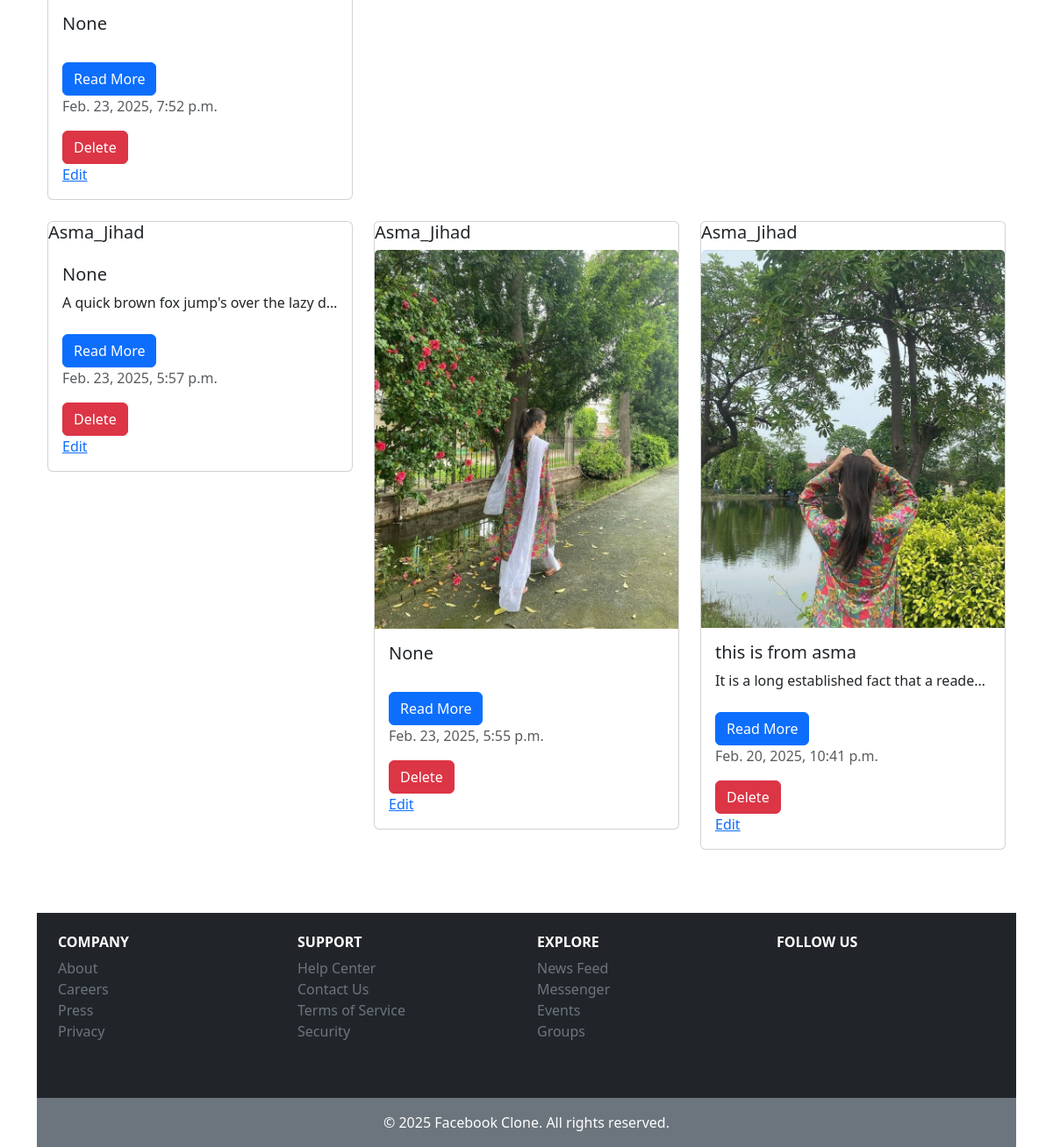
Before: /feed/Profile/ (signed in, lower part) with the older database file.
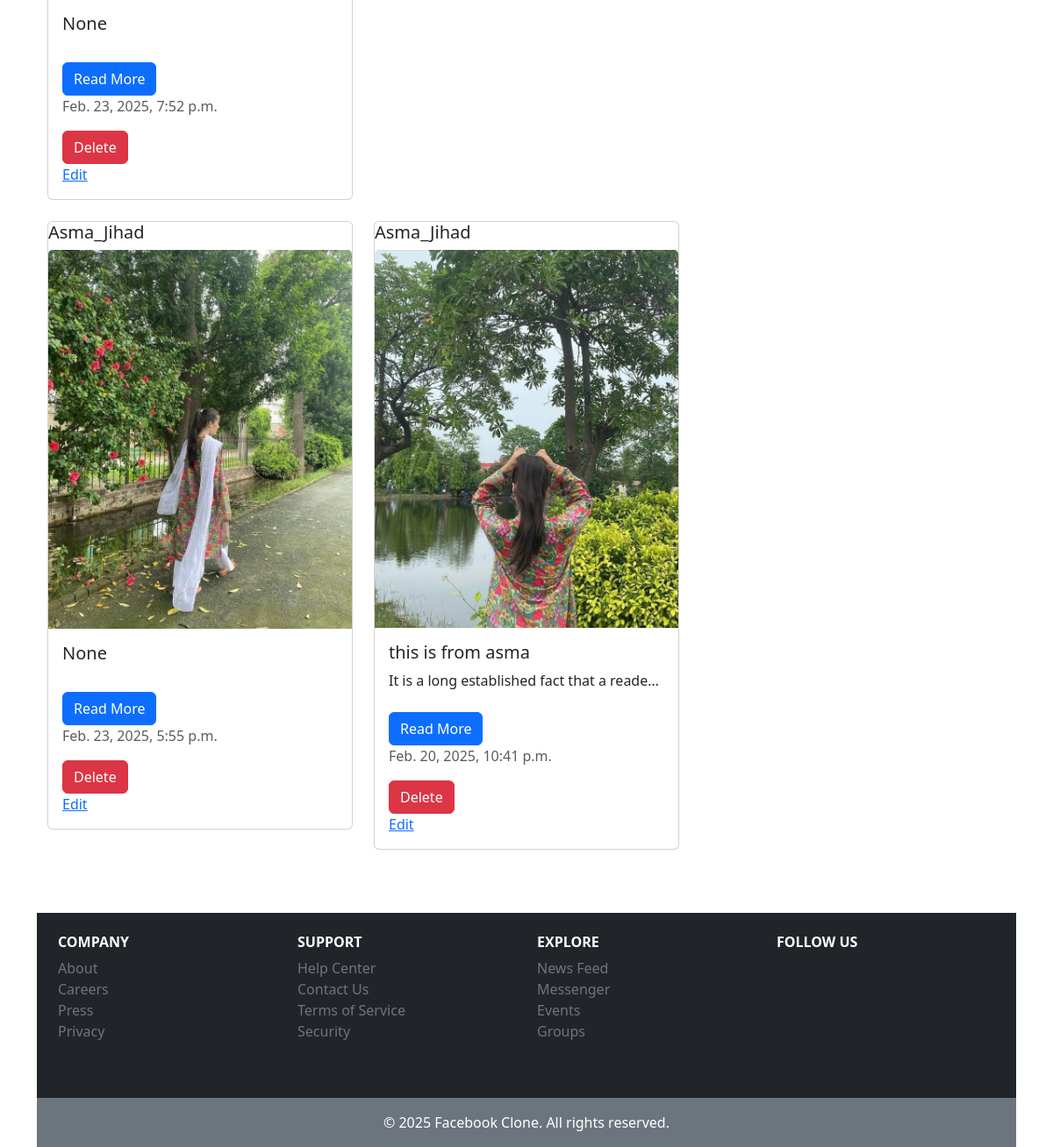
After: the same page with the newer database file.
### feed/models.py (models this page shows, shortened)
class Post(models.Model):
    CATAGORY =(
        ('Web Developement', 'Web Development'),
        ('Mathematics', 'Mathematics'),
        ('Science', 'Science'),
        ('English', 'English'),
        ('History', 'History'),
        ('Geography', 'Geography'),
        ('Computer Science', 'Computer Science'),
        ('Arts', 'Arts'),
        ('Business', 'Business'),
        ('Health', 'Health'),
        ('Others', 'Others')
    )
    title= models.CharField(max_length=255, null=True, blank=True)
    text = models.TextField(null=True, blank=True)
    catagory = models.CharField(max_length=100, choices=CATAGORY, null=True)
    img = models.ImageField(upload_to=postfile,null=True, blank=True)
    user = models.ForeignKey(User, on_delete=models.CASCADE)
    created_at = models.DateTimeField(auto_now_add=True)  # FIXED typo
    updated_at = models.DateTimeField(auto_now=True)

### feed/views.py (the view)
# urls.py: path("Profile/", views.Profile.as_view(), name='profil'),
@method_decorator(login_required, name="dispatch")
class Profile(LoginRequiredMixin, ListView):
    model = models.Post
    template_name = "feed/profile.html"
    context_object_name = "posts"
    def get_queryset(self):
        return models.Post.objects.filter(user=self.request.user).order_by("-created_at")

### feed/templates/feed/profile.html (shortened to what this page needs)
{% extends "base.html" %}
{% load crispy_forms_tags %}
{% block content %}
<div class="container mt-4">
    <div class="row">
        {% for post in posts %}
        <div class="col-md-4 col-sm-6 mb-4">
            <div class="card">
                    <h5 class="card-title">{{ post.user.username }}</h5>
                    {% if post.img %}
                    <img src="{{ post.img.url }}" class="card-img-top" alt="Post Image">
                    {% endif %}
                    <div class="card-body">
                        <h5 class="card-title">{{ post.title }}</h5>
                        <p class="card-text text-truncate" style="max-height: 100px; overflow: hidden;" id="shortText{{post.id}}">{{ post.text }}</p>
                        <button class="btn btn-primary mt-2" data-bs-toggle="collapse" data-bs-target="#fullText{{post.id}}" onclick="toggleText()">Read More</button>
                        <p class="text-muted">{{ post.updated_at }}</p>
                        <form action="{% url 'deletepost' post.id %}" method="post">
                            <button type="submit" class="btn btn-danger" onclick="return confirm('Are you wnat to delete this post')">Delete</button>
                        </form>
                        <a href="{% url "updatepost" post.id %}" class="card-link">Edit</a>
                    </div>
                </div>
            </div>
        {% empty %}
            <p class="text-center">You haven't posted anything yet.</p>
        {% endfor %}
    </div>
</div>
{% endblock %}

Changed rows visible on the page:
removed Post: user.username "Asma_Jihad", title "None", text "A quick brown fox jump's over the lazy d…", updated_at "Feb. 23, 2025, 5:57 p.m."
